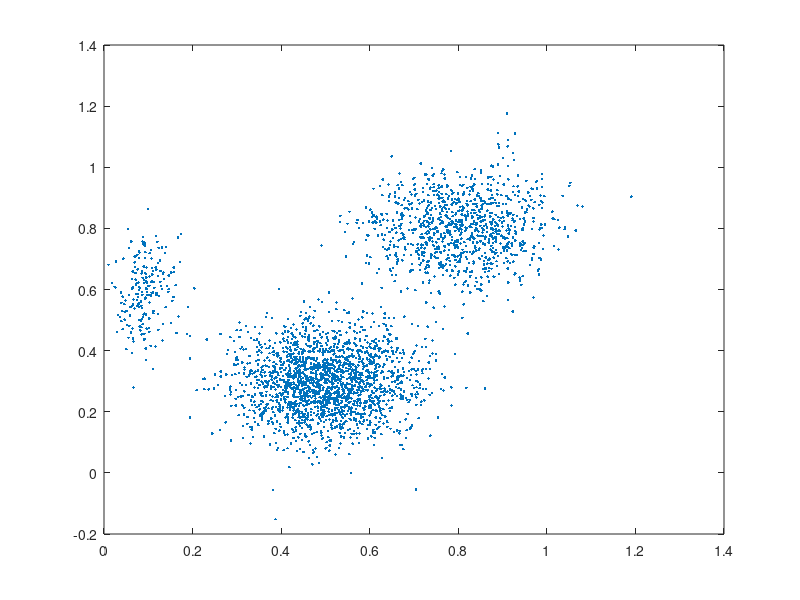

Reproduce this figure in MATLAB. (Note: this script raises an error after producing the figure.)
% VGG_KMEANS_DEMO A function
%               ...

% Author: Andrew Fitzgibbon <awf@robots.ox.ac.uk>
% Date: 30 Nov 02

C1 = [ .8 .8 ];  S1 = [.1 0; 0 .1]; N1 = 1000;
C2 = [ .1 .6 ];  S2 = [.04 0; 0 .1]; N2 = 200;
C3 = [ .5 .3 ];  S3 = [.1 0; 0 .1]; N3 = 2000;

X1 = S1 * randn(2, N1) + repmat(C1(:), 1, N1);
X2 = S2 * randn(2, N2) + repmat(C2(:), 1, N2);
X3 = S3 * randn(2, N3) + repmat(C3(:), 1, N3);

Y = [X1 X2 X3];

clf
plot(Y(1,:), Y(2,:), '.')
set(gcf, 'doublebuffer','on');

axis([0 1 0 1]);
axis equal

while 1
  tic
  [C, sse] = vgg_kmeans(Y, 2, 'verbose', 1);
  toc
 
  [c,d2] = vgg_nearest_neighbour(Y,C);%c= cluster for each point
  plot(Y(1,c==1),Y(2,c==1),'r.');
  hold on
  plot(Y(1,c==2),Y(2,c==2),'g.');
  plot(Y(1,c==3),Y(2,c==3),'b.');

  plot(C(1,:), C(2,:), 'ro');
     
  hold off
  s=silhouette(Y',c);
  ms=mean(s);
  
  pause
end


